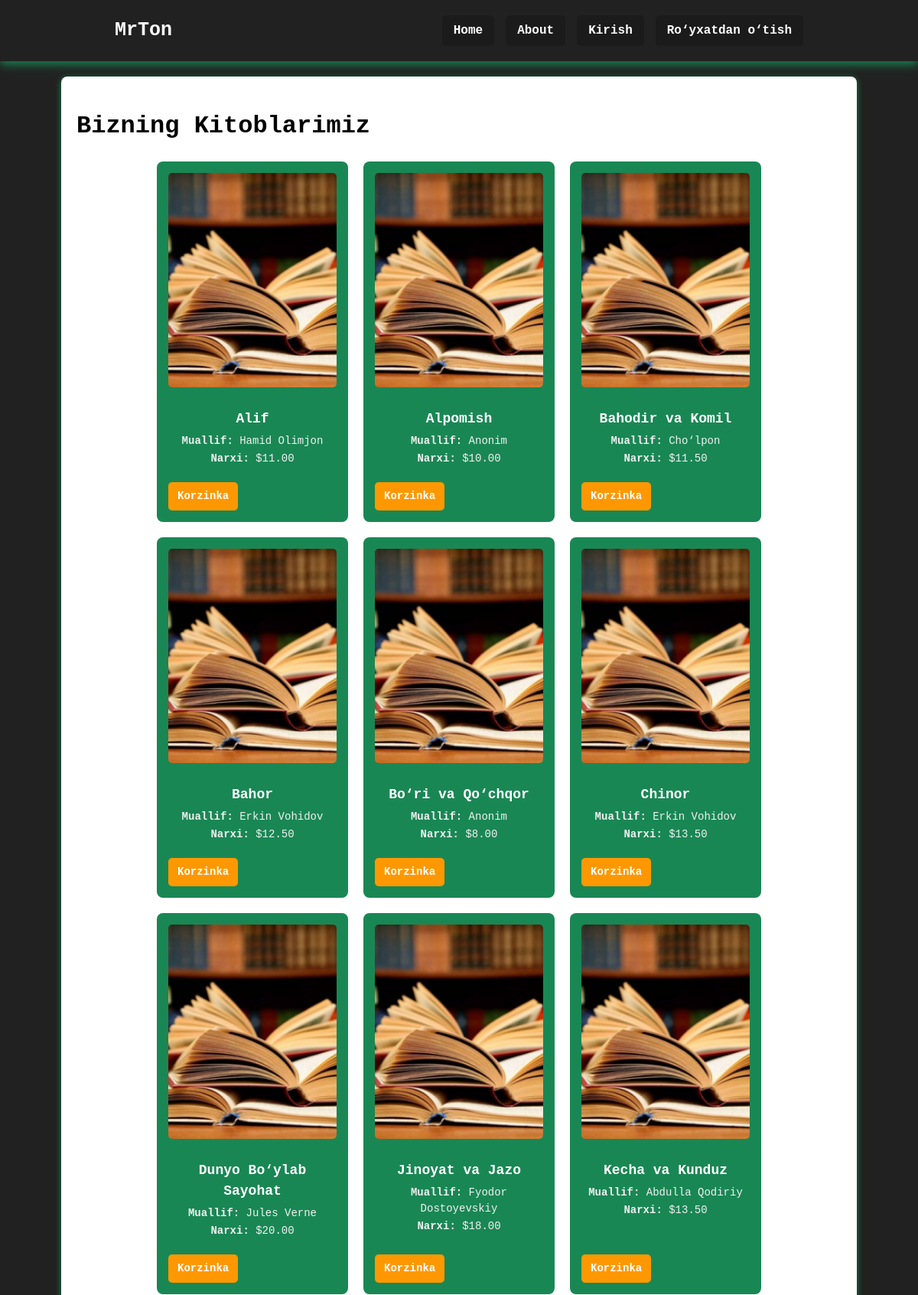
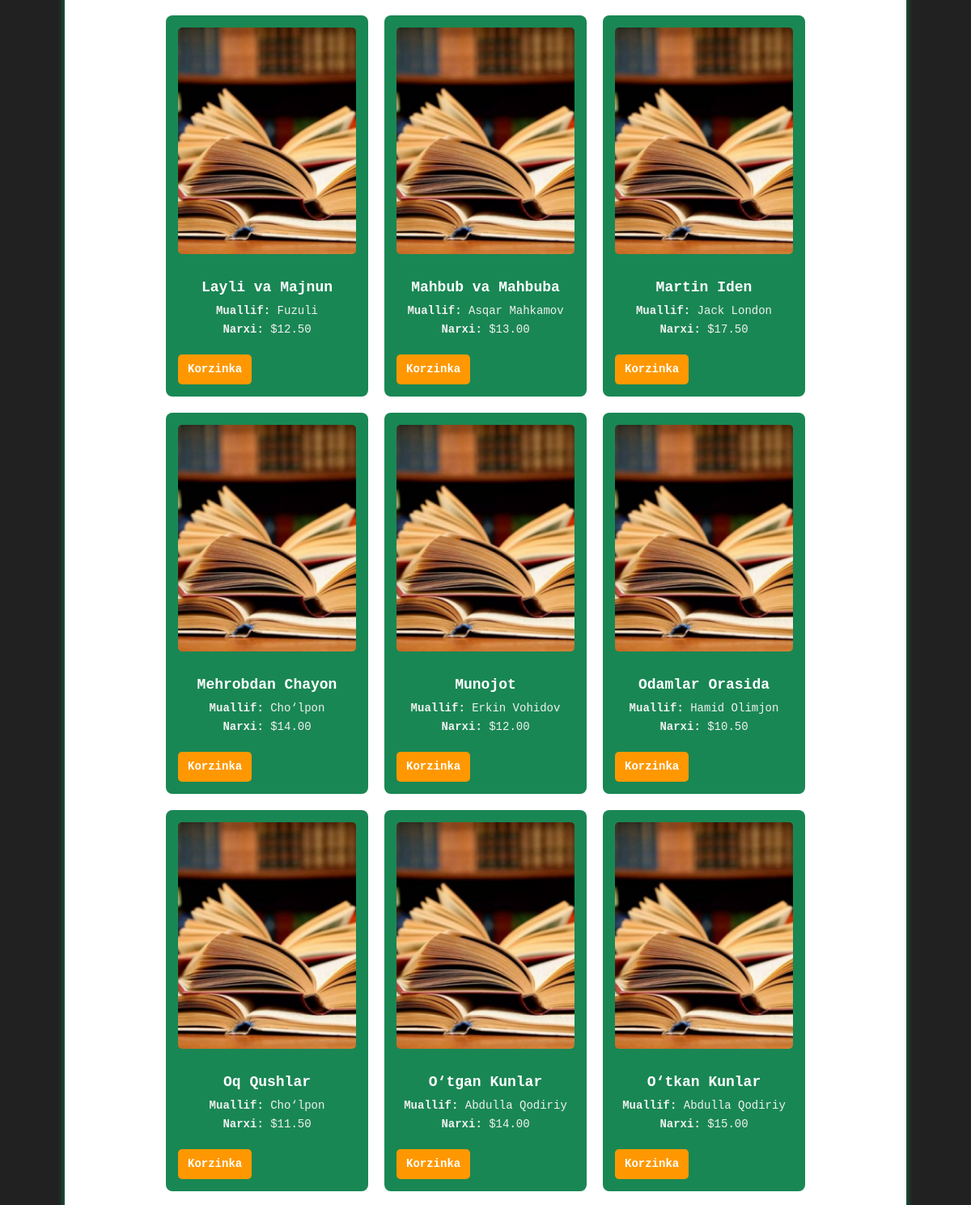
The page / (upper part) on the database its author committed (2 pictures, top to bottom).
### book/models.py (models this page shows, shortened)
class Book(models.Model):
    title = models.CharField(max_length=200)
    author = models.CharField(max_length=100)
    price = models.DecimalField(max_digits=8, decimal_places=2)
    published_date = models.DateField(default=now)
    available = models.BooleanField(default=True)
    description = models.TextField(blank=True)
    cover_image = models.ImageField(
        upload_to='book_covers/',  # rasm saqlanadigan papka
        blank=True,
        null=True,
        default='book_covers/default.jpg'  # default rasm
    )

### book/views.py (the view)
# urls.py: path('', views.home, name='home'),  # Home sahifa URL
def home(request):
    books = Book.objects.filter(available=True).order_by('title')  # 'title' bo‘yicha o‘sish tartibida
    template = loader.get_template('home.html')
    context = {'books': books}
    return HttpResponse(template.render(context, request))

### book/templates/home.html (shortened to what this page needs)
{% extends 'base.html' %}
{% load static %}
{% block content %}
<link rel="stylesheet" href="{% static 'css/book/home.css' %}">
    <h1>Bizning Kitoblarimiz</h1>
    <div class="books-container">
        {% for book in books %}
            <div class="book-card">
                {% if book.cover_image %}
                <img src="{{ book.cover_image.url }}" alt="{{ book.title }}" class="book-cover">
                {% else %}
                <img src="/media/book_covers/default.jpg" alt="Muqova mavjud emas" class="book-cover">
                {% endif %}
                <h3>{{ book.title }}</h3>
                <p><strong>Muallif:</strong> {{ book.author }}</p>
                <p><strong>Narxi:</strong> ${{ book.price }}</p>
                <div class="book-actions">
                {% if user.is_authenticated %}
                    <a href="{% url 'book_delete' book.id %}" class="btn-books-action delete">Delete</a>
                    <a href="{% url 'book_edit' book.id  %}" class="btn-books-action edit">Edit</a>
                {% else %}
                    <a href="{% url 'home' %}" class="btn-books-action cart">Korzinka</a>
                {% endif %}
                </div>
            </div>
        {% endfor %}
    </div>
{% endblock %}

### book/templates/base.html (shortened to what this page needs)
{% load static %}
<!DOCTYPE html>
<html lang="uz">
<head>
    <link rel="stylesheet" href="{% static 'css/base.css' %}">
</head>
<body>
<nav class="navbar">
  <div class="nav-container">
    <a class="brand" href="{% url 'home' %}">MrTon</a>
    <div class="nav-links">
      <a href="{% url 'home' %}">Home</a>
      <a href="{% url 'about' %}">About</a>
      {% if user.is_authenticated %}
        <a href="{% url 'book_create' %}">Qo'shish</a>
        <form action="{% url 'logout' %}" method="post" style="display:inline;">
            {% csrf_token %}
            <button class="logout-btn" type="submit">Chiqish</button>
        </form>
      {% else %}
        <a href="{% url 'login' %}">Kirish</a>
        <a href="{% url 'register' %}">Ro‘yxatdan o‘tish</a>
      {% endif %}
    </div>
  </div>
</nav>
<div class="container">
    {% block content %}
    {% endblock %}
</div>
</body>
</html>

### static/css/base.css (style rules this page uses)
body { font-family: 'Fira Code', 'Courier New', Courier, monospace; font-size: 16px; line-height: 1.5; background-color: #212121; margin: 0; }
.navbar { background-color: #212121; padding: 20px 0; box-shadow: 0 4px 12px #198754; position: sticky; top: 0; z-index: 100; }
.nav-container { max-width: 900px; margin: 0 auto; display: flex; justify-content: space-between; align-items: center; }
.brand { text-decoration: none; color: #ffffff; font-size: 25px; font-weight: bold; }
.nav-links { display: flex; gap: 15px; align-items: center; }
.nav-links a, .nav-links .logout-btn { color: #ffffff; text-decoration: none; font-weight: bold; font-size: 16px; padding: 8px 15px; border-radius: 5px; background-color: #1b1b1b; border: none; cursor: pointer; transition: all 0.3s ease; }
.container { max-width: 1000px; margin: 20px auto; padding: 20px; background-color: white; border-radius: 8px; box-shadow: 0 2px 8px rgba(0,0,0,0.1); }

### static/css/book/home.css (style rules this page uses)
.container { max-width: 1000px; margin: 20px auto; padding: 20px; background-color: white; border-radius: 8px; box-shadow: 0 2px 8px #198754; }
.books-container { display: flex; flex-wrap: wrap; gap: 20px; justify-content: center; }
.book-card { background-color: #198754; border-radius: 8px; width: 220px; padding: 15px; padding-bottom: 70px; text-align: center; position: relative; transition: transform 0.3s, box-shadow 0.3s; }
.book-cover { width: 100%; height: 280px; object-fit: cover; border-radius: 5px; margin-bottom: 10px; }
.book-card h3 { font-size: 18px; margin: 10px 0 5px 0; color: #ffffff; }
.book-card p { font-size: 14px; margin: 2px 0; color: #f1f1f1; }
.book-actions { position: absolute; bottom: 15px; left: 15px; display: flex; gap: 10px; }
.btn-books-action { padding: 8px 12px; border-radius: 5px; text-decoration: none; font-weight: bold; color: #ffffff; background-color: #1b1b1b; font-size: 14px; transition: all 0.3s ease; display: inline-block; }
.btn-books-action.cart { background-color: #ff9800; }

### rows shown on the page
Book: cover_image (placeholder picture), title "Alif", author "Hamid Olimjon", price "11.00"
Book: cover_image (placeholder picture), title "Alpomish", author "Anonim", price "10.00"
Book: cover_image (placeholder picture), title "Bahodir va Komil", author "Cho‘lpon", price "11.50"
Book: cover_image (placeholder picture), title "Bahor", author "Erkin Vohidov", price "12.50"
Book: cover_image (placeholder picture), title "Bo‘ri va Qo‘chqor", author "Anonim", price "8.00"
Book: cover_image (placeholder picture), title "Chinor", author "Erkin Vohidov", price "13.50"
Book: cover_image (placeholder picture), title "Dunyo Bo‘ylab Sayohat", author "Jules Verne", price "20.00"
Book: cover_image (placeholder picture), title "Jinoyat va Jazo", author "Fyodor Dostoyevskiy", price "18.00"
Book: cover_image (placeholder picture), title "Kecha va Kunduz", author "Abdulla Qodiriy", price "13.50"
Book: cover_image (placeholder picture), title "Layli va Majnun", author "Fuzuli", price "12.50"
Book: cover_image (placeholder picture), title "Mahbub va Mahbuba", author "Asqar Mahkamov", price "13.00"
Book: cover_image (placeholder picture), title "Martin Iden", author "Jack London", price "17.50"
Book: cover_image (placeholder picture), title "Mehrobdan Chayon", author "Cho‘lpon", price "14.00"
Book: cover_image (placeholder picture), title "Munojot", author "Erkin Vohidov", price "12.00"
Book: cover_image (placeholder picture), title "Odamlar Orasida", author "Hamid Olimjon", price "10.50"
Book: cover_image (placeholder picture), title "Oq Qushlar", author "Cho‘lpon", price "11.50"
Book: cover_image (placeholder picture), title "O‘tgan Kunlar", author "Abdulla Qodiriy", price "14.00"
Book: cover_image (placeholder picture), title "O‘tkan Kunlar", author "Abdulla Qodiriy", price "15.00"
